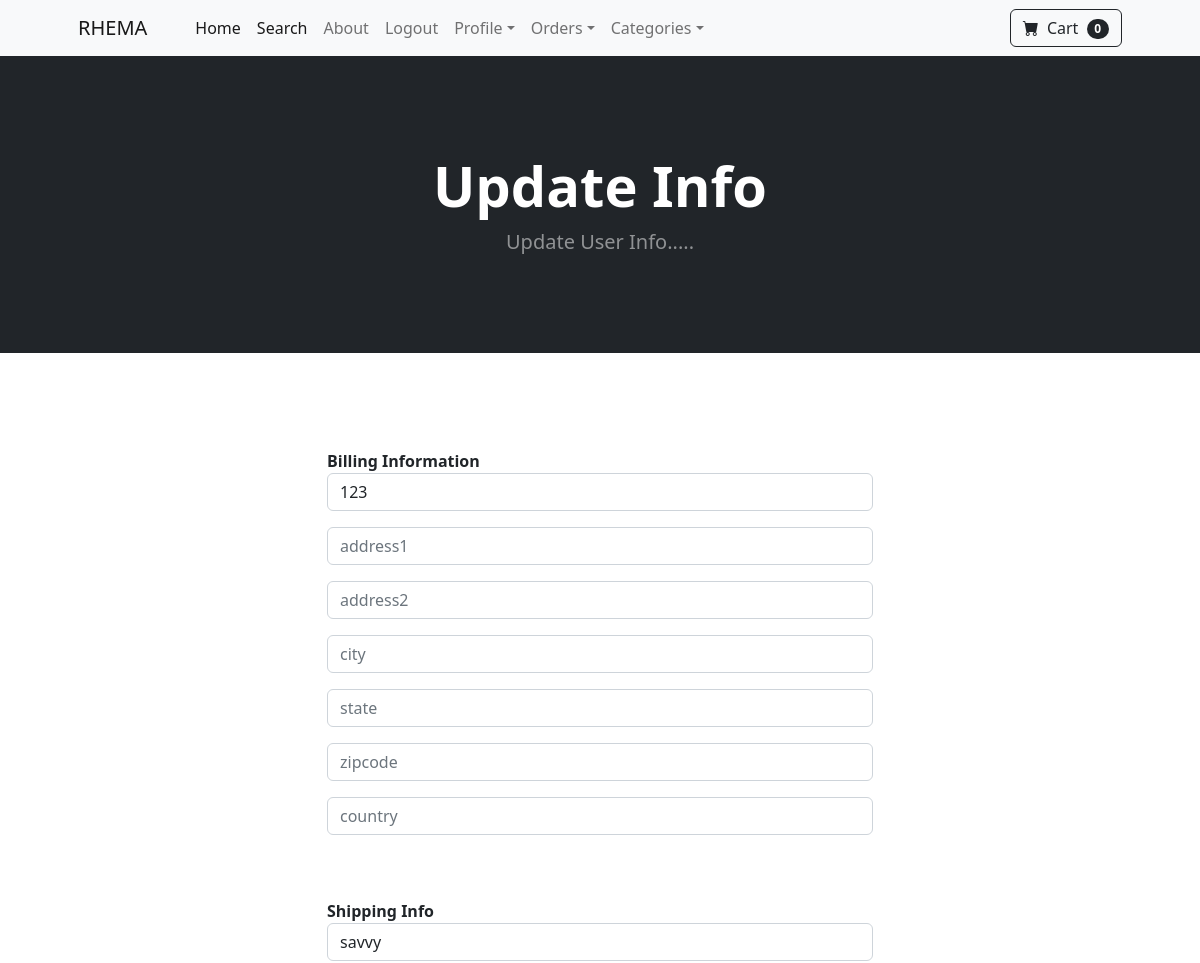
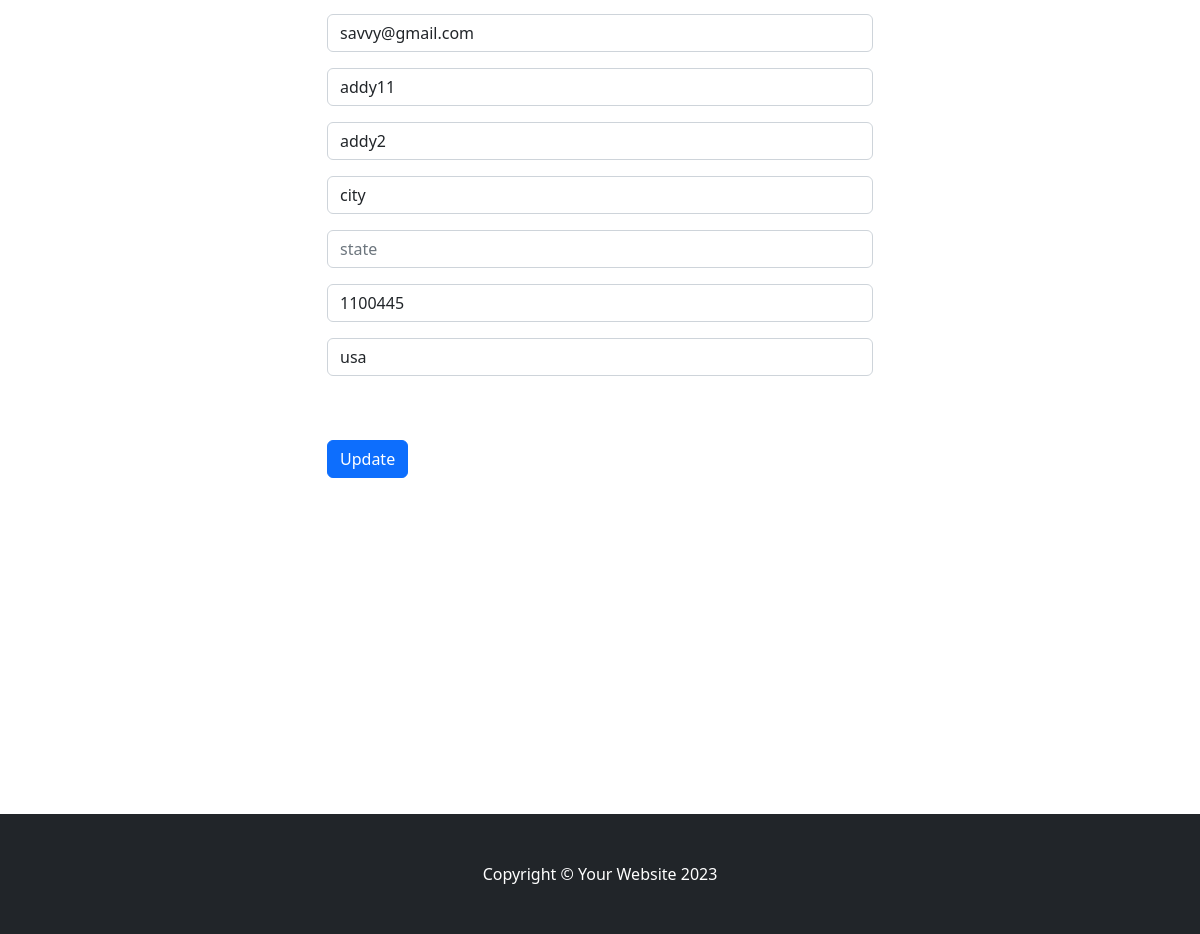
The page /update_info/ (signed in) on the database its author committed (2 pictures, top to bottom).
### store/models.py (models this page shows, shortened)
class Profile(models.Model):
    user = models.OneToOneField(User, on_delete=models.CASCADE)
    date_modified = models.DateTimeField(User, auto_now = True)
    phone = models.CharField(max_length=50, blank=True)
    address1 = models.CharField(max_length=200, blank=True)
    address2 = models.CharField(max_length=250, blank=True)
    city = models.CharField(max_length=50, blank=True)
    state = models.CharField(max_length=250, blank=True)
    zipcode = models.CharField(max_length=250, blank=True)
    country = models.CharField(max_length=250, blank=True)
    old_cart = models.CharField(max_length=250, blank=True)

### payment/models.py (models this page shows, shortened)
class ShippingAddress(models.Model):
    user = models.ForeignKey(User, on_delete=models.CASCADE, null=True, blank=True)
    shipping_full_name = models.CharField(max_length=255)
    shipping_email = models.CharField(max_length=255)
    shipping_address1 = models.CharField(max_length=255)
    shipping_address2 = models.CharField(max_length=255)
    shipping_city = models.CharField(max_length=255)
    shipping_state = models.CharField(max_length=255, null=True, blank=True)
    shipping_zipcode = models.CharField(max_length=255)
    shipping_country = models.CharField(max_length=255)
    class Meta:
        verbose_name_plural = "Shipping Address"
    def create_shipping(sender, instance, created, **kwargs):
        if created:
            user_shipping = ShippingAddress(user=instance)
            user_shipping.save()
    post_save.connect(create_shipping, sender=User)

### store/views.py (the view)
# urls.py: path('update_info/', views.update_info, name='update_info'),
def update_info(request):
    if request.user.is_authenticated:
        current_user = Profile.objects.get(user__id=request.user.id)
        shipping_user = ShippingAddress.objects.get(id=request.user.id)
        form = UserInfoForm(request.POST or None, instance=current_user)
        shipping_form = ShippingForm(request.POST or None, instance=shipping_user)
        if form.is_valid() or shipping_form.is_valid():
            form.save()
            shipping_form.save()
            messages.success(request, ("Your info has been updated!!"))
            return redirect('home')
        return render(request, 'update_info.html', {'form': form, 'shipping_form':shipping_form} )
    else:
        messages.success(request, ("You must be logged in to access that page"))
        return redirect('home')

### store/forms.py
class UserInfoForm(forms.ModelForm):
    phone = forms.CharField(label="", widget=forms.TextInput(attrs={'class':'form-control', 'placeholder':'phone'}), required=False)
    address1 = forms.CharField(label="", widget=forms.TextInput(attrs={'class':'form-control', 'placeholder':'address1'}), required=False)
    address2 = forms.CharField(label="", widget=forms.TextInput(attrs={'class':'form-control', 'placeholder':'address2'}), required=False)
    city = forms.CharField(label="", widget=forms.TextInput(attrs={'class':'form-control', 'placeholder':'city'}), required=False)
    state = forms.CharField(label="", widget=forms.TextInput(attrs={'class':'form-control', 'placeholder':'state'}), required=False)
    zipcode = forms.CharField(label="", widget=forms.TextInput(attrs={'class':'form-control', 'placeholder':'zipcode'}), required=False)
    country = forms.CharField(label="", widget=forms.TextInput(attrs={'class':'form-control', 'placeholder':'country'}), required=False)
    class Meta:
        model = Profile
        fields = ('phone', 'address1', 'address2', 'city', 'state', 'zipcode', 'country')

### cart/cart.py (called while the page is built)
    def __len__(self):
        return len(self.cart)

### cart/context_processor.py (called while the page is built)
def cart(request):
    return{'cart': Cart(request)}

### store/templates/update_info.html (shortened to what this page needs)
{% extends "base.html" %}
{% block content %}
<header class="bg-dark py-5">
    <div class="container px-4 px-lg-5 my-5">
        <div class="text-center text-white">
            <h1 class="display-4 fw-bolder">Update Info</h1>
            <p class="lead fw-normal text-white-50 mb-0">Update User Info.....</p>
        </div>
    </div>
</header>
<br></br>
<br></br>
<div class="container">
    <div class="row">
            <div class="col-md-6 offset-md-3">
                <strong>Billing Information</strong>
                <form method="POST" action="{% url 'update_info' %}">
                    {{form.as_p}}
                    <br></br>
                    <strong>Shipping Info</strong>
                    {{ shipping_form.as_p }}
                    <br></br>
                    <button type="submit" class="btn btn-primary">Update</button>
                </form>
                <br></br>
            </div>
    </div>
</div>
<br></br>
<br></br>
<br></br>
<br></br>
<br></br>
<br></br>
{% endblock  %}

### rows shown on the page
Profile: phone "123"
ShippingAddress: shipping_full_name "savvy", shipping_email "savvy@gmail.com", shipping_address1 "addy11", shipping_address2 "addy2", shipping_city "city", shipping_zipcode "1100445", shipping_country "usa"

### other values the page prints
{{ cart|length }} "0"
